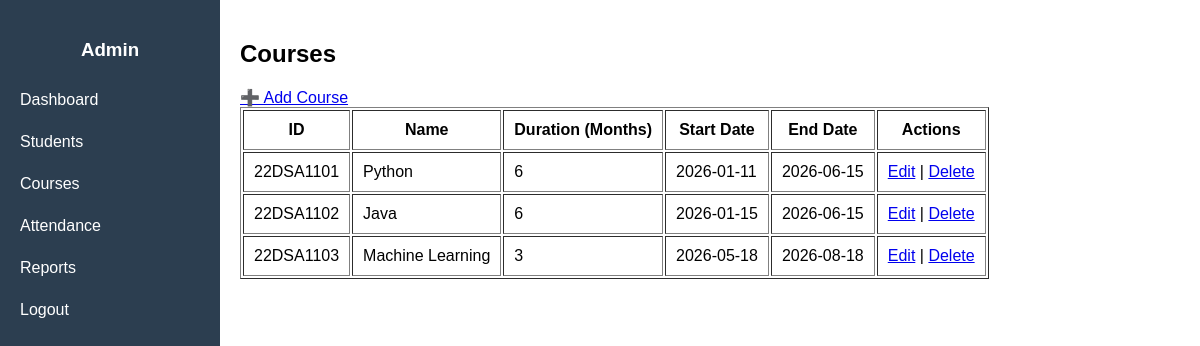
Screenshot of /courses with the database file from the repository.
### tables this page shows
CREATE TABLE courses (
        id TEXT PRIMARY KEY,
        name TEXT,
        duration INTEGER,
        start_date TEXT,
        end_date TEXT                         
    );

### app.py (the view)
@app.route("/courses")
def courses():
    conn = get_db()
    data = conn.execute("SELECT * FROM courses").fetchall()
    conn.close()
    return render_template("courses.html", courses=data)

### app.py (called while the page is built)
def get_db():
    conn = sqlite3.connect("students.db",timeout=30,check_same_thread=False)
    conn.row_factory = sqlite3.Row
    return conn

### templates/courses.html
{% extends "base.html" %}
{% block content %}
<h2>Courses</h2>
<a href="/add-course">➕ Add Course</a>
<table border="1" cellpadding="10">
    <tr>
        <th>ID</th>
        <th>Name</th>
        <th>Duration (Months)</th>
        <th>Start Date</th>
        <th>End Date</th>
        <th>Actions</th>
    </tr>
    {% for c in courses %}
    <tr>
        <td>{{ c[0] }}</td>
        <td>{{ c[1] }}</td>
        <td>{{ c[2] }}</td>
        <td>{{ c[3] }}</td>
        <td>{{ c[4] }}</td>
        <td>
            <a href="/edit-course/{{ c[0] }}">Edit</a> |
            <a href="/delete-course/{{ c[0] }}">Delete</a>
        </td>
    </tr>
    {% endfor %}
</table>
{% endblock %}

### templates/base.html (style rules this page uses)
body { margin: 0; font-family: Arial, sans-serif; }

### rows the page displays
courses: id "22DSA1101", name "Python", duration "6", start_date "2026-01-11", end_date "2026-06-15"
courses: id "22DSA1102", name "Java", duration "6", start_date "2026-01-15", end_date "2026-06-15"
courses: id "22DSA1103", name "Machine Learning", duration "3", start_date "2026-05-18", end_date "2026-08-18"
